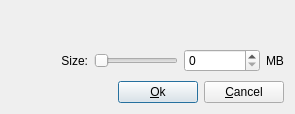
<?xml version="1.0" encoding="UTF-8"?>
<ui version="4.0">
 <class>dialogFSSize</class>
 <widget class="QDialog" name="dialogFSSize">
  <property name="geometry">
   <rect>
    <x>0</x>
    <y>0</y>
    <width>295</width>
    <height>114</height>
   </rect>
  </property>
  <property name="windowTitle">
   <string notr="true">TrueOS</string>
  </property>
  <property name="windowIcon">
   <iconset>
    <normaloff>:/TRUEOS/images/pbidiricon.png</normaloff>:/TRUEOS/images/pbidiricon.png</iconset>
  </property>
  <layout class="QGridLayout" name="gridLayout">
   <item row="0" column="0">
    <widget class="QLabel" name="labelDesc">
     <property name="text">
      <string/>
     </property>
     <property name="wordWrap">
      <bool>true</bool>
     </property>
    </widget>
   </item>
   <item row="1" column="0">
    <layout class="QHBoxLayout" name="horizontalLayout_4">
     <item>
      <widget class="QLabel" name="label_8">
       <property name="sizePolicy">
        <sizepolicy hsizetype="MinimumExpanding" vsizetype="Preferred">
         <horstretch>0</horstretch>
         <verstretch>0</verstretch>
        </sizepolicy>
       </property>
       <property name="text">
        <string>Size:</string>
       </property>
       <property name="alignment">
        <set>Qt::AlignRight|Qt::AlignTrailing|Qt::AlignVCenter</set>
       </property>
      </widget>
     </item>
     <item>
      <widget class="QSlider" name="horizontalSizeSlider">
       <property name="orientation">
        <enum>Qt::Horizontal</enum>
       </property>
      </widget>
     </item>
     <item>
      <widget class="QSpinBox" name="spinSize">
       <property name="sizePolicy">
        <sizepolicy hsizetype="MinimumExpanding" vsizetype="Fixed">
         <horstretch>0</horstretch>
         <verstretch>0</verstretch>
        </sizepolicy>
       </property>
      </widget>
     </item>
     <item>
      <widget class="QLabel" name="label_9">
       <property name="sizePolicy">
        <sizepolicy hsizetype="Minimum" vsizetype="Preferred">
         <horstretch>0</horstretch>
         <verstretch>0</verstretch>
        </sizepolicy>
       </property>
       <property name="text">
        <string>MB</string>
       </property>
      </widget>
     </item>
    </layout>
   </item>
   <item row="2" column="0">
    <layout class="QHBoxLayout" name="horizontalLayout">
     <item>
      <spacer name="horizontalSpacer">
       <property name="orientation">
        <enum>Qt::Horizontal</enum>
       </property>
       <property name="sizeHint" stdset="0">
        <size>
         <width>98</width>
         <height>20</height>
        </size>
       </property>
      </spacer>
     </item>
     <item>
      <widget class="QPushButton" name="pushSave">
       <property name="text">
        <string>&amp;Ok</string>
       </property>
      </widget>
     </item>
     <item>
      <widget class="QPushButton" name="pushClose">
       <property name="text">
        <string>&amp;Cancel</string>
       </property>
      </widget>
     </item>
    </layout>
   </item>
  </layout>
 </widget>
 <resources>
  <include location="sysinstaller.qrc"/>
 </resources>
 <connections/>
</ui>
